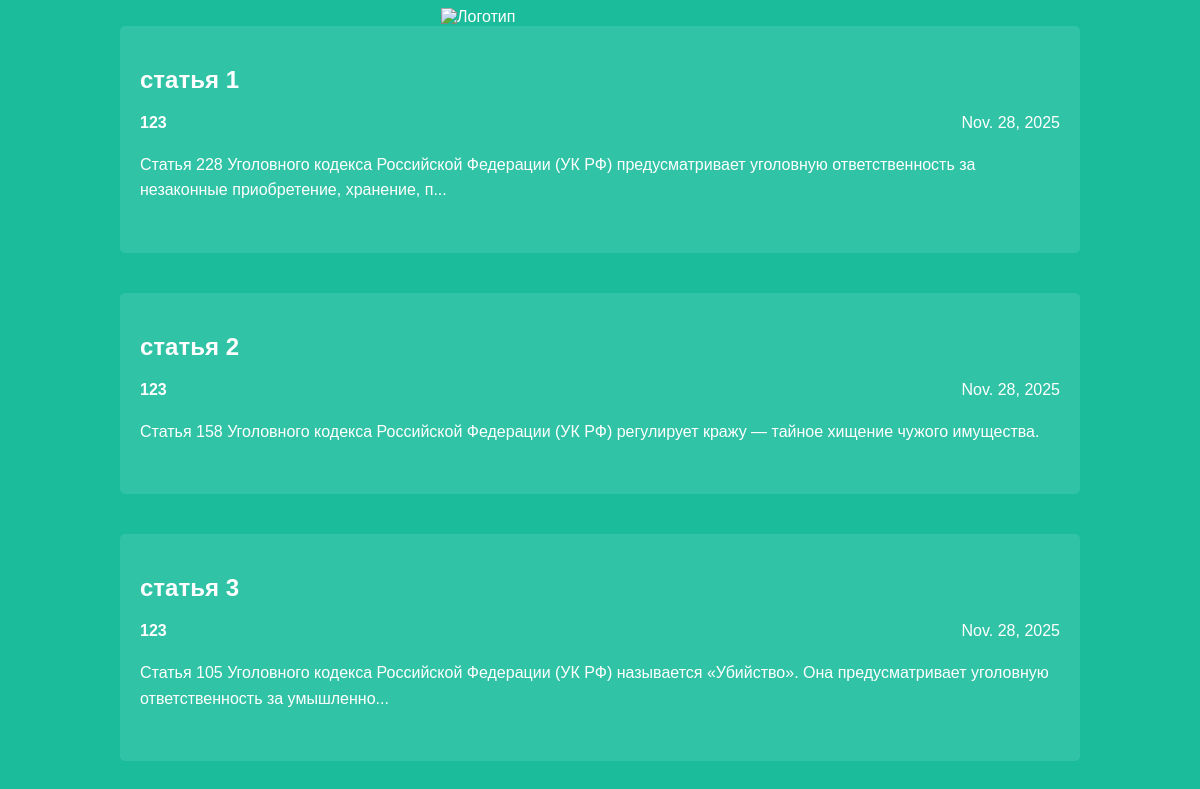
The page / on the database its author committed.
### articles/models.py (models this page shows, shortened)
class Article(models.Model):
    title = models.CharField(max_length=200)
    author = models.ForeignKey(User, on_delete=models.CASCADE)
    text = models.TextField()
    created_date = models.DateField(auto_now_add=True)
    def get_excerpt(self):
        return self.text[:140] + "..." if len(self.text) > 140 else self.text

### articles/views.py (the view)
# urls.py: path('', views.archive, name='archive'),
def archive(request):
    return render(request, 'archive.html', {"posts": Article.objects.all()})

### articles/templates/archive.html (shortened to what this page needs)
<!DOCTYPE html>
<html>
<head>
    <link rel="stylesheet" href="/static/css/article.css">
</head>
<body class="archive">
    <div class="header">
        <img src="https://nnovgorod.sledcom.ru/upload/site49/document_news/unnamed_(1)-800x600.jpg" alt="Логотип">
    </div>
    <div class="archive">
        {% for post in posts %}
        <div class="one-post">
            <h2 class="post-title">{{ post.title }}</h2>
            <div class="article-info">
                <div class="article-author">{{ post.author.username }}</div>
                <div class="article-created-date">{{ post.created_date }}</div>
            </div>
            <p class="article-text">{{ post.get_excerpt }}</p>
        </div>
        {% endfor %}
    </div>
</body>
</html>

### articles/static_css/article.css (style rules this page uses)
body { background: #1abc9c; font-family: Tahoma, Arial, sans-serif; color: #ffffff; }
.header img { display: block; width: 318px; margin-left: auto; margin-right: auto; }
.archive { width: 960px; margin-left: auto; margin-right: auto; }
.article-author { width: 50%; float: left; font-weight: bold; }
.article-created-date { text-align: right; width: 50%; float: right; }
.article-info { overflow: hidden; margin-bottom: 20px; }
.article-text { line-height: 1.6; margin-bottom: 30px; }
.one-post { margin-bottom: 40px; padding: 20px; background: rgba(255, 255, 255, 0.1); border-radius: 5px; }

### rows shown on the page
Article: title "статья 1", author.username "123", created_date "Nov. 28, 2025", get_excerpt "Статья 228 Уголовного кодекса Российской Федерации (УК РФ) предусматривает уголовную ответственность за незаконные приобретение, хранение, п..."
Article: title "статья 2", author.username "123", created_date "Nov. 28, 2025", get_excerpt "Статья 158 Уголовного кодекса Российской Федерации (УК РФ) регулирует кражу — тайное хищение чужого имущества."
Article: title "статья 3", author.username "123", created_date "Nov. 28, 2025", get_excerpt "Статья 105 Уголовного кодекса Российской Федерации (УК РФ) называется «Убийство». Она предусматривает уголовную ответственность за умышленно..."
